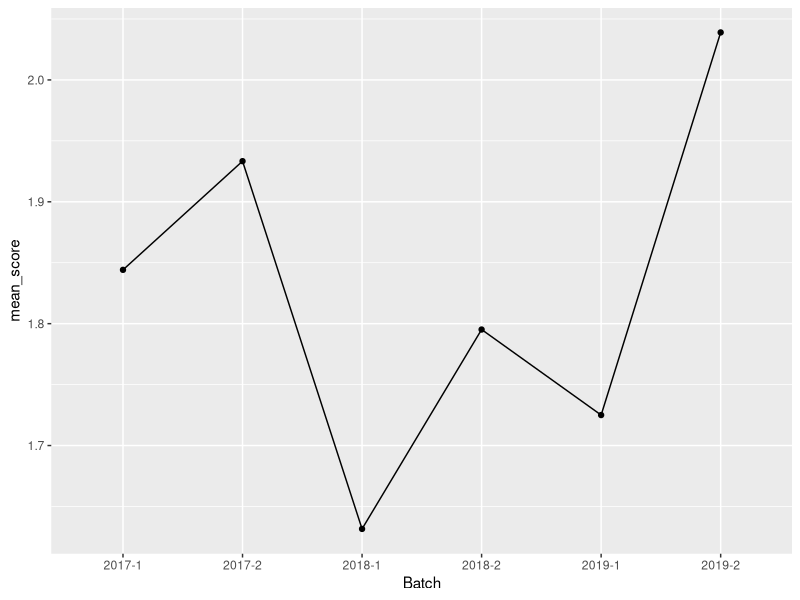

The R script that drew this image:
library(dplyr)
library(ggplot2)
library(tidyverse)
data <- read.csv(file="./data/TOTAL.csv", stringsAsFactors=FALSE)


# Gets the data ready for a single center
data_single_center <- data %>% filter(SiteID == 'ACRS')
bar_data <- data_single_center  
# Clean the data for the visuals

column.names <- names(data)
questions <- column.names[12:25]


for (question in questions) {
  data_single_center[is.na(data_single_center[question]), question] <- '0'
  data_single_center[data_single_center[question] == 'Not Applicable',question] <- '0'
  data_single_center[data_single_center[question] == 'Almost Never',question] <- '1'
  data_single_center[data_single_center[question] == 'Sometimes',question] <- '2'
  data_single_center[data_single_center[question] == 'Most of the Time',question] <- '3'
  data_single_center[question] <- as.numeric(data_single_center[[question]])
  
}
  
#Visualization #1 Changes Over Time (Line or scatter plot)

dates_grouped <- data_single_center %>% group_by(Batch) %>% summarise(mean_score = mean(Do.more.volunteer.work, na.rm=TRUE))

ggplot(dates_grouped, aes(x=Batch, y=mean_score, group=1)) + geom_line() + geom_point()
  
# Visualization #2 Stacked Bar chart. Filter on question!
# Remove all NA values

bar_data <- bar_data[!is.na(data_single_center$Do.more.volunteer.work),]

grouped_data <- bar_data %>% group_by(Do.more.volunteer.work) %>% summarise(count = n())
  
single_center_bar <- ggplot(grouped_data, aes(x=reorder(Do.more.volunteer.work, -count),count))+geom_bar(stat="identity")


# Visualization #3 Race and Ethnicity

ethnicity_grouped <- data_single_center %>% group_by()



# Gets the data ready for a single center
cleaned_data <- data
# Clean the data for the visuals

column.names <- names(cleaned_data)
questions <- column.names[12:25]


for (question in questions) {
  cleaned_data[is.na(cleaned_data[question]), question] <- '0'
  cleaned_data[cleaned_data[question] == 'Not Applicable',question] <- '0'
  cleaned_data[cleaned_data[question] == 'Almost Never',question] <- '1'
  cleaned_data[cleaned_data[question] == 'Sometimes',question] <- '2'
  cleaned_data[cleaned_data[question] == 'Most of the Time',question] <- '3'
  cleaned_data[question] <- as.numeric(cleaned_data[[question]])
  
}











# Data exploration


batch <- data %>% group_by(Batch) %>% summarise(count = n())

social.life <- cleaned_data %>% group_by(Batch) %>% summarise(mean1 = mean(Do.more.volunteer.work), mean2 = mean(See.friends.more.often.make.new.friends))

social.life.means <- social.life %>% select(mean1, mean2) %>% rowMeans()

social.life$total_mean <- social.life.means

# Explore Bar

grouped_data <- bar_data %>% group_by(Do.more.volunteer.work, See.friends.more.often.make.new.friends) %>% summarise(count = n()) #%>% filter(Do.more.volunteer.work == See.friends.more.often.make.new.friends)

single_center_bar <- ggplot(grouped_data, aes(x=reorder(Do.more.volunteer.work, -count),count))+geom_bar(stat="identity")

first <- bar_data %>% group_by(Do.more.volunteer.work) %>% summarise(count1 = n())# %>% rename(c(Do.more.volunteer.work = 'categories'))
second <- bar_data %>% group_by(See.friends.more.often.make.new.friends) %>% summarise(count2 = n())

#cleaned_data <- cleaned_data %>% group_by(SiteID) %>% summarise(count=n())


###################### Test New CSV #######################

cleaned_data %>% group_by(SiteID) %>% summarise(count=n())
west_cleaned <- cleaned_data %>% filter(SiteID == 'West Seattle')
